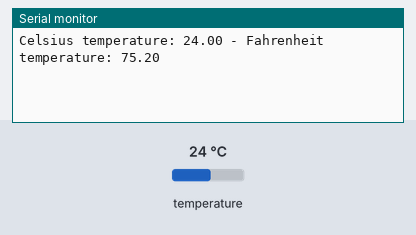
Simulated run of this sketch. Board: Arduino Uno, built with avr-gcc and run on an emulated ATmega328P. Parts: the last lines printed to the serial monitor. Inputs (shaded band) come from the test bench; at power-on: temperature 24 °C.

Above: at 1.5 s.
1.6 s: temperature set to 12 °C
At 3.4 s:
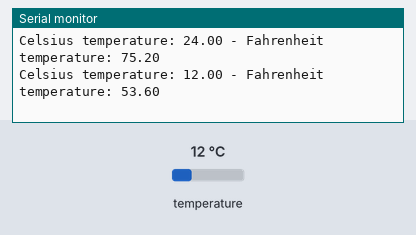
3.7 s: temperature set to 19 °C
At 5.5 s:
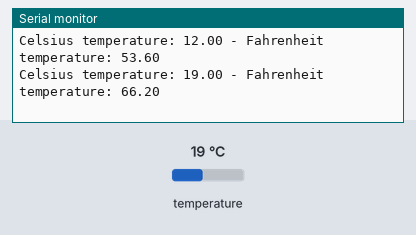
Timing chart, 0 to 7.0 s (numbered marks = the images above; inputs shaded):
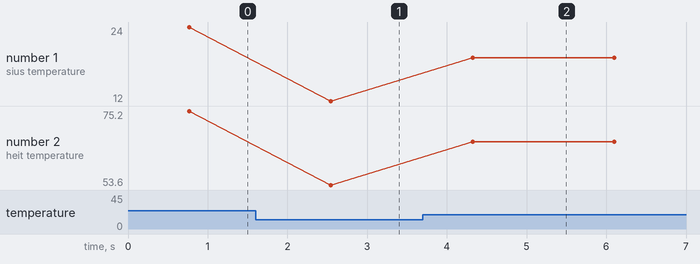

Measured:
- after the input at 1.6 s, the serial monitor: prints a new line after 0.94 s (image 1)
- after the input at 3.7 s, the serial monitor: prints a new line after 0.62 s (image 2)
- plotted number 1: 24 → 12 after the input at 1.6 s, 12 → 19 after the input at 3.7 s
- plotted number 2: 75.2 → 53.6 after the input at 1.6 s, 53.6 → 66.2 after the input at 3.7 s

The sketch:

Termometer_C-F.ino
```cpp
/*1янв25
Термометр C / F
Проект 9
Scriptor42
*/
/*Сборный скетч */

#include "OneWire.h"
#include "DallasTemperature.h"

OneWire oneWire(10);  // Порт подключения датчиков
DallasTemperature ds(&oneWire);

void setup() {
  Serial.begin(9600);   // Инициализация монитора порта
  ds.begin();                 // Инициализация датчика ds18b20
}

void loop() {

ds.requestTemperatures();
Serial.print("Celsius temperature: ");
  // "Температура в Цельсиях: "
  // Почему "byIndex"? к одной шине может быть подключено
  // больше одного датчика; самое первое устройство на шине - это "0":
  //float temperatureC = ds.getTempCByIndex(0);
  Serial.print(ds.getTempCByIndex(0));
  Serial.print(" - Fahrenheit temperature: ");
  //  " - Температура в Фаренгейтах: "
  Serial.println(ds.getTempFByIndex(0));
  delay(1000);
}
```
